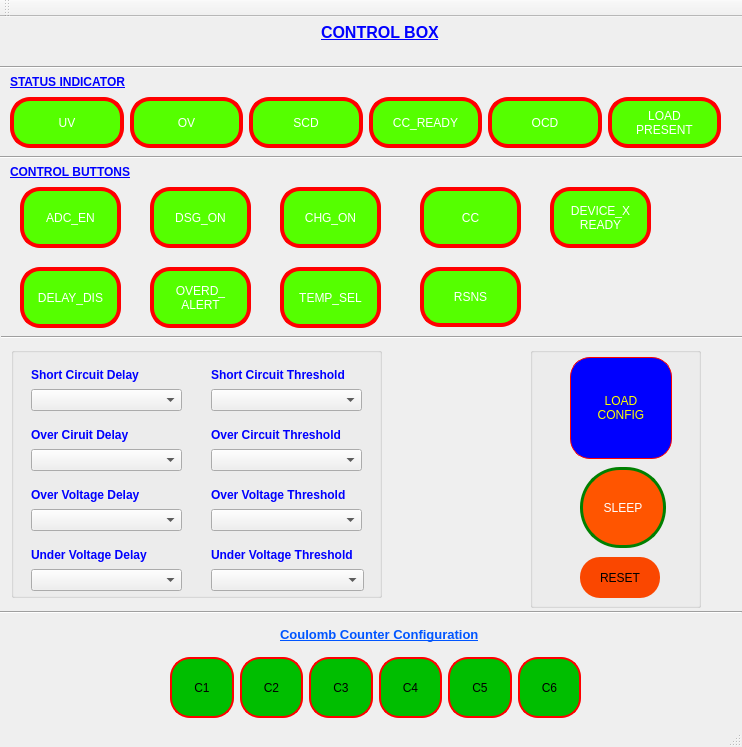
<?xml version="1.0" encoding="UTF-8"?>
<ui version="4.0">
 <class>Contol_window</class>
 <widget class="QMainWindow" name="Contol_window">
  <property name="geometry">
   <rect>
    <x>0</x>
    <y>0</y>
    <width>742</width>
    <height>747</height>
   </rect>
  </property>
  <property name="focusPolicy">
   <enum>Qt::ClickFocus</enum>
  </property>
  <property name="windowTitle">
   <string>MainWindow</string>
  </property>
  <property name="styleSheet">
   <string notr="true"/>
  </property>
  <widget class="QWidget" name="centralwidget">
   <widget class="Line" name="line">
    <property name="geometry">
     <rect>
      <x>-19</x>
      <y>580</y>
      <width>761</width>
      <height>31</height>
     </rect>
    </property>
    <property name="orientation">
     <enum>Qt::Horizontal</enum>
    </property>
   </widget>
   <widget class="QGroupBox" name="groupBox_3">
    <property name="geometry">
     <rect>
      <x>11</x>
      <y>330</y>
      <width>371</width>
      <height>251</height>
     </rect>
    </property>
    <property name="title">
     <string/>
    </property>
    <widget class="QWidget" name="layoutWidget_4">
     <property name="geometry">
      <rect>
       <x>20</x>
       <y>140</y>
       <width>151</width>
       <height>44</height>
      </rect>
     </property>
     <layout class="QVBoxLayout" name="verticalLayout_10">
      <item>
       <widget class="QLabel" name="label_11">
        <property name="text">
         <string>&lt;html&gt;&lt;head/&gt;&lt;body&gt;&lt;p&gt;&lt;span style=&quot; font-size:9pt; font-weight:600; color:#0000ff;&quot;&gt;Over Voltage Delay&lt;/span&gt;&lt;/p&gt;&lt;/body&gt;&lt;/html&gt;</string>
        </property>
       </widget>
      </item>
      <item>
       <widget class="QComboBox" name="OVD_comboBox"/>
      </item>
     </layout>
    </widget>
    <widget class="QWidget" name="layoutWidget_3">
     <property name="geometry">
      <rect>
       <x>200</x>
       <y>80</y>
       <width>151</width>
       <height>44</height>
      </rect>
     </property>
     <layout class="QVBoxLayout" name="verticalLayout_9">
      <item>
       <widget class="QLabel" name="label_10">
        <property name="text">
         <string>&lt;html&gt;&lt;head/&gt;&lt;body&gt;&lt;p&gt;&lt;span style=&quot; font-size:9pt; font-weight:600; color:#0000ff;&quot;&gt;Over Circuit Threshold&lt;/span&gt;&lt;/p&gt;&lt;/body&gt;&lt;/html&gt;</string>
        </property>
       </widget>
      </item>
      <item>
       <widget class="QComboBox" name="OCT_comboBox"/>
      </item>
     </layout>
    </widget>
    <widget class="QWidget" name="layoutWidget_2">
     <property name="geometry">
      <rect>
       <x>20</x>
       <y>80</y>
       <width>151</width>
       <height>44</height>
      </rect>
     </property>
     <layout class="QVBoxLayout" name="verticalLayout_8">
      <item>
       <widget class="QLabel" name="label_9">
        <property name="text">
         <string>&lt;html&gt;&lt;head/&gt;&lt;body&gt;&lt;p&gt;&lt;span style=&quot; font-size:9pt; font-weight:600; color:#0000ff;&quot;&gt;Over Ciruit Delay&lt;/span&gt;&lt;/p&gt;&lt;/body&gt;&lt;/html&gt;</string>
        </property>
       </widget>
      </item>
      <item>
       <widget class="QComboBox" name="OCD_comboBox"/>
      </item>
     </layout>
    </widget>
    <widget class="QWidget" name="layoutWidget_6">
     <property name="geometry">
      <rect>
       <x>20</x>
       <y>200</y>
       <width>151</width>
       <height>44</height>
      </rect>
     </property>
     <layout class="QVBoxLayout" name="verticalLayout_12">
      <item>
       <widget class="QLabel" name="label_13">
        <property name="text">
         <string>&lt;html&gt;&lt;head/&gt;&lt;body&gt;&lt;p&gt;&lt;span style=&quot; font-size:9pt; font-weight:600; color:#0000ff;&quot;&gt;  Under Voltage Delay&lt;/span&gt;&lt;/p&gt;&lt;/body&gt;&lt;/html&gt;</string>
        </property>
       </widget>
      </item>
      <item>
       <widget class="QComboBox" name="UVD_comboBox"/>
      </item>
     </layout>
    </widget>
    <widget class="QWidget" name="layoutWidget_5">
     <property name="geometry">
      <rect>
       <x>200</x>
       <y>140</y>
       <width>151</width>
       <height>44</height>
      </rect>
     </property>
     <layout class="QVBoxLayout" name="verticalLayout_11">
      <item>
       <widget class="QLabel" name="label_12">
        <property name="text">
         <string>&lt;html&gt;&lt;head/&gt;&lt;body&gt;&lt;p&gt;&lt;span style=&quot; font-size:9pt; font-weight:600; color:#0000ff;&quot;&gt;Over Voltage Threshold&lt;/span&gt;&lt;/p&gt;&lt;/body&gt;&lt;/html&gt;</string>
        </property>
       </widget>
      </item>
      <item>
       <widget class="QComboBox" name="OVT_comboBox"/>
      </item>
     </layout>
    </widget>
    <widget class="QWidget" name="layoutWidget_7">
     <property name="geometry">
      <rect>
       <x>200</x>
       <y>200</y>
       <width>153</width>
       <height>44</height>
      </rect>
     </property>
     <layout class="QVBoxLayout" name="verticalLayout_13">
      <item>
       <widget class="QLabel" name="label_14">
        <property name="text">
         <string>&lt;html&gt;&lt;head/&gt;&lt;body&gt;&lt;p&gt;&lt;span style=&quot; font-size:9pt; font-weight:600; color:#0000ff;&quot;&gt;Under Voltage Threshold&lt;/span&gt;&lt;/p&gt;&lt;/body&gt;&lt;/html&gt;</string>
        </property>
       </widget>
      </item>
      <item>
       <widget class="QComboBox" name="UVT_comboBox"/>
      </item>
     </layout>
    </widget>
    <widget class="QWidget" name="layoutWidget">
     <property name="geometry">
      <rect>
       <x>200</x>
       <y>20</y>
       <width>151</width>
       <height>44</height>
      </rect>
     </property>
     <layout class="QVBoxLayout" name="verticalLayout_2">
      <item>
       <widget class="QLabel" name="label_3">
        <property name="text">
         <string>&lt;html&gt;&lt;head/&gt;&lt;body&gt;&lt;p&gt;&lt;span style=&quot; font-size:9pt; font-weight:600; color:#0000ff;&quot;&gt;  Short Circuit Threshold&lt;/span&gt;&lt;/p&gt;&lt;/body&gt;&lt;/html&gt;</string>
        </property>
       </widget>
      </item>
      <item>
       <widget class="QComboBox" name="SCT_comboBox"/>
      </item>
     </layout>
    </widget>
    <widget class="QWidget" name="layoutWidget_8">
     <property name="geometry">
      <rect>
       <x>20</x>
       <y>20</y>
       <width>151</width>
       <height>44</height>
      </rect>
     </property>
     <layout class="QVBoxLayout" name="verticalLayout">
      <item>
       <widget class="QLabel" name="label_2">
        <property name="text">
         <string>&lt;html&gt;&lt;head/&gt;&lt;body&gt;&lt;p&gt;&lt;span style=&quot; font-size:9pt; font-weight:600; color:#0000ff;&quot;&gt;Short Circuit Delay&lt;/span&gt;&lt;/p&gt;&lt;/body&gt;&lt;/html&gt;</string>
        </property>
       </widget>
      </item>
      <item>
       <widget class="QComboBox" name="SCD_comboBox"/>
      </item>
     </layout>
    </widget>
   </widget>
   <widget class="QLabel" name="label">
    <property name="geometry">
     <rect>
      <x>321</x>
      <y>0</y>
      <width>121</width>
      <height>31</height>
     </rect>
    </property>
    <property name="text">
     <string>&lt;html&gt;&lt;head/&gt;&lt;body&gt;&lt;p&gt;&lt;span style=&quot; font-size:12pt; font-weight:600; color:#0000ff;&quot;/&gt;&lt;span style=&quot; font-size:12pt; font-weight:600; text-decoration: underline; color:#0000ff;&quot;&gt;CONTROL BOX&lt;/span&gt;&lt;/p&gt;&lt;/body&gt;&lt;/html&gt;</string>
    </property>
   </widget>
   <widget class="Line" name="line_2">
    <property name="geometry">
     <rect>
      <x>1</x>
      <y>310</y>
      <width>751</width>
      <height>21</height>
     </rect>
    </property>
    <property name="orientation">
     <enum>Qt::Horizontal</enum>
    </property>
   </widget>
   <widget class="QGroupBox" name="groupBox_4">
    <property name="geometry">
     <rect>
      <x>530</x>
      <y>330</y>
      <width>171</width>
      <height>261</height>
     </rect>
    </property>
    <property name="title">
     <string/>
    </property>
    <widget class="QPushButton" name="RESET_pushButton">
     <property name="geometry">
      <rect>
       <x>50</x>
       <y>210</y>
       <width>80</width>
       <height>41</height>
      </rect>
     </property>
     <property name="styleSheet">
      <string notr="true">border-color: orange;
font: 75 11pt &quot;MS Shell Dlg 2&quot;;
border-radius:20px;
background-color: rgb(0, 170, 255);
background-color: rgb(250, 71, 0);</string>
     </property>
     <property name="text">
      <string>RESET</string>
     </property>
    </widget>
    <widget class="QPushButton" name="LOAD_CONFIG_pushButton">
     <property name="geometry">
      <rect>
       <x>40</x>
       <y>10</y>
       <width>102</width>
       <height>102</height>
      </rect>
     </property>
     <property name="styleSheet">
      <string notr="true">color: rgb(255, 255, 0);
font: 75 11pt &quot;MS Shell Dlg 2&quot;;
background-color: blue;
 border-style: solid;
 border-width:1px;
 border-radius:20px;
 border-color: red;
 max-width:400px;
 max-height:400px;
 min-width:20px;
 min-height:20px;
</string>
     </property>
     <property name="text">
      <string>LOAD 
CONFIG</string>
     </property>
    </widget>
    <widget class="QPushButton" name="SLEEP_pushButton">
     <property name="geometry">
      <rect>
       <x>50</x>
       <y>120</y>
       <width>86</width>
       <height>81</height>
      </rect>
     </property>
     <property name="styleSheet">
      <string notr="true">font: 75 11pt &quot;MS Shell Dlg 2&quot; ;
color:rgb(255, 255, 255);
 border-style: solid;
 border-width:3px;
 border-radius:40px;
background-color: rgb(255, 85, 0);
 border-color: green;
 max-width:400px;
 max-height:400px;
 min-width:60px;
 min-height:60px;
</string>
     </property>
     <property name="text">
      <string>SLEEP</string>
     </property>
    </widget>
   </widget>
   <widget class="QLabel" name="label_15">
    <property name="geometry">
     <rect>
      <x>280</x>
      <y>610</y>
      <width>201</width>
      <height>16</height>
     </rect>
    </property>
    <property name="text">
     <string>&lt;html&gt;&lt;head/&gt;&lt;body&gt;&lt;p&gt;&lt;span style=&quot; font-size:10pt; font-weight:600; text-decoration: underline; color:#0055ff;&quot;&gt;Coulomb Counter Configuration&lt;/span&gt;&lt;/p&gt;&lt;/body&gt;&lt;/html&gt;</string>
    </property>
   </widget>
   <widget class="QWidget" name="layoutWidget">
    <property name="geometry">
     <rect>
      <x>170</x>
      <y>640</y>
      <width>411</width>
      <height>61</height>
     </rect>
    </property>
    <layout class="QHBoxLayout" name="horizontalLayout">
     <item>
      <widget class="QPushButton" name="CCC1_pushButton">
       <property name="styleSheet">
        <string notr="true">background-color: rgb(0, 190, 0);
border-style: solid;
 border-width:2px;
 border-radius:20px;
 border-color: red;
 max-width:400px;
 max-height:400px;
 min-width:20px;
 min-height:20px;

alternate-background-color: rgb(0, 170, 0);
</string>
       </property>
       <property name="text">
        <string>C1</string>
       </property>
      </widget>
     </item>
     <item>
      <widget class="QPushButton" name="CCC2_pushButton">
       <property name="styleSheet">
        <string notr="true">background-color: rgb(0, 190, 0);
border-style: solid;
 border-width:2px;
 border-radius:20px;
 border-color: red;
 max-width:400px;
 max-height:400px;
 min-width:20px;
 min-height:20px;

alternate-background-color: rgb(0, 170, 0);
</string>
       </property>
       <property name="text">
        <string>C2</string>
       </property>
      </widget>
     </item>
     <item>
      <widget class="QPushButton" name="CCC3_pushButton">
       <property name="styleSheet">
        <string notr="true">background-color: rgb(0, 190, 0);
border-style: solid;
 border-width:2px;
 border-radius:20px;
 border-color: red;
 max-width:400px;
 max-height:400px;
 min-width:20px;
 min-height:20px;

alternate-background-color: rgb(0, 170, 0);
</string>
       </property>
       <property name="text">
        <string>C3</string>
       </property>
      </widget>
     </item>
     <item>
      <widget class="QPushButton" name="CCC4_pushButton">
       <property name="styleSheet">
        <string notr="true">background-color: rgb(0, 190, 0);
border-style: solid;
 border-width:2px;
 border-radius:20px;
 border-color: red;
 max-width:400px;
 max-height:400px;
 min-width:20px;
 min-height:20px;

alternate-background-color: rgb(0, 170, 0);
</string>
       </property>
       <property name="text">
        <string>C4</string>
       </property>
      </widget>
     </item>
     <item>
      <widget class="QPushButton" name="CCC5_pushButton">
       <property name="styleSheet">
        <string notr="true">background-color: rgb(0, 190, 0);
border-style: solid;
 border-width:2px;
 border-radius:20px;
 border-color: red;
 max-width:400px;
 max-height:400px;
 min-width:20px;
 min-height:20px;

alternate-background-color: rgb(0, 170, 0);
</string>
       </property>
       <property name="text">
        <string>C5</string>
       </property>
      </widget>
     </item>
     <item>
      <widget class="QPushButton" name="CCC6_pushButton">
       <property name="styleSheet">
        <string notr="true">background-color: rgb(0, 190, 0);
border-style: solid;
 border-width:2px;
 border-radius:20px;
 border-color: red;
 max-width:400px;
 max-height:400px;
 min-width:20px;
 min-height:20px;

alternate-background-color: rgb(0, 170, 0);
</string>
       </property>
       <property name="text">
        <string>C6</string>
       </property>
      </widget>
     </item>
    </layout>
   </widget>
   <widget class="Line" name="line_3">
    <property name="geometry">
     <rect>
      <x>0</x>
      <y>40</y>
      <width>751</width>
      <height>21</height>
     </rect>
    </property>
    <property name="orientation">
     <enum>Qt::Horizontal</enum>
    </property>
   </widget>
   <widget class="Line" name="line_4">
    <property name="geometry">
     <rect>
      <x>0</x>
      <y>130</y>
      <width>751</width>
      <height>21</height>
     </rect>
    </property>
    <property name="orientation">
     <enum>Qt::Horizontal</enum>
    </property>
   </widget>
   <widget class="QPushButton" name="ADC_EN_pushButton">
    <property name="geometry">
     <rect>
      <x>20</x>
      <y>170</y>
      <width>101</width>
      <height>61</height>
     </rect>
    </property>
    <property name="styleSheet">
     <string notr="true">color: rgb(255, 255, 255);
font: 75 11pt &quot;MS Shell Dlg 2&quot;;
background-color: rgb(85, 255, 0);
 border-style: solid;
 border-width:4px;
 border-radius:20px;
 border-color: red;
 max-width:400px;
 max-height:400px;
 min-width:20px;
 min-height:20px;
</string>
    </property>
    <property name="text">
     <string>ADC_EN</string>
    </property>
   </widget>
   <widget class="QPushButton" name="DSG_ON_pushButton">
    <property name="geometry">
     <rect>
      <x>150</x>
      <y>170</y>
      <width>101</width>
      <height>61</height>
     </rect>
    </property>
    <property name="styleSheet">
     <string notr="true">color: rgb(255, 255, 255);
font: 75 11pt &quot;MS Shell Dlg 2&quot;;
background-color: rgb(85, 255, 0);
 border-style: solid;
 border-width:4px;
 border-radius:20px;
 border-color: red;
 max-width:400px;
 max-height:400px;
 min-width:20px;
 min-height:20px;
</string>
    </property>
    <property name="text">
     <string>DSG_ON</string>
    </property>
   </widget>
   <widget class="QPushButton" name="CHG_ON_pushButton">
    <property name="geometry">
     <rect>
      <x>280</x>
      <y>170</y>
      <width>101</width>
      <height>61</height>
     </rect>
    </property>
    <property name="styleSheet">
     <string notr="true">color: rgb(255, 255, 255);
font: 75 11pt &quot;MS Shell Dlg 2&quot;;
background-color: rgb(85, 255, 0);
 border-style: solid;
 border-width:4px;
 border-radius:20px;
 border-color: red;
 max-width:400px;
 max-height:400px;
 min-width:20px;
 min-height:20px;
</string>
    </property>
    <property name="text">
     <string>CHG_ON</string>
    </property>
   </widget>
   <widget class="QPushButton" name="CC_pushButton">
    <property name="geometry">
     <rect>
      <x>420</x>
      <y>170</y>
      <width>101</width>
      <height>61</height>
     </rect>
    </property>
    <property name="styleSheet">
     <string notr="true">color: rgb(255, 255, 255);
font: 75 11pt &quot;MS Shell Dlg 2&quot;;
background-color: rgb(85, 255, 0);
 border-style: solid;
 border-width:4px;
 border-radius:20px;
 border-color: red;
 max-width:400px;
 max-height:400px;
 min-width:20px;
 min-height:20px;
</string>
    </property>
    <property name="text">
     <string>CC</string>
    </property>
   </widget>
   <widget class="QPushButton" name="DEVICE_X_READY_pushButton">
    <property name="geometry">
     <rect>
      <x>550</x>
      <y>170</y>
      <width>101</width>
      <height>61</height>
     </rect>
    </property>
    <property name="styleSheet">
     <string notr="true">color: rgb(255, 255, 255);
font: 75 11pt &quot;MS Shell Dlg 2&quot;;
background-color: rgb(85, 255, 0);
 border-style: solid;
 border-width:4px;
 border-radius:20px;
 border-color: red;
 max-width:400px;
 max-height:400px;
 min-width:20px;
 min-height:20px;
</string>
    </property>
    <property name="text">
     <string>DEVICE_X
READY</string>
    </property>
   </widget>
   <widget class="QPushButton" name="DELAY_DIS_pushButton">
    <property name="geometry">
     <rect>
      <x>20</x>
      <y>250</y>
      <width>101</width>
      <height>61</height>
     </rect>
    </property>
    <property name="styleSheet">
     <string notr="true">color: rgb(255, 255, 255);
font: 75 11pt &quot;MS Shell Dlg 2&quot;;
background-color: rgb(85, 255, 0);
 border-style: solid;
 border-width:4px;
 border-radius:20px;
 border-color: red;
 max-width:400px;
 max-height:400px;
 min-width:20px;
 min-height:20px;
</string>
    </property>
    <property name="text">
     <string>DELAY_DIS</string>
    </property>
   </widget>
   <widget class="QPushButton" name="OVERD_ALERT_pushButton">
    <property name="geometry">
     <rect>
      <x>150</x>
      <y>250</y>
      <width>101</width>
      <height>61</height>
     </rect>
    </property>
    <property name="styleSheet">
     <string notr="true">color: rgb(255, 255, 255);
font: 75 11pt &quot;MS Shell Dlg 2&quot;;
background-color: rgb(85, 255, 0);
 border-style: solid;
 border-width:4px;
 border-radius:20px;
 border-color: red;
 max-width:400px;
 max-height:400px;
 min-width:20px;
 min-height:20px;
</string>
    </property>
    <property name="text">
     <string>OVERD_
ALERT</string>
    </property>
   </widget>
   <widget class="QPushButton" name="TEMP_SEL_pushButton">
    <property name="geometry">
     <rect>
      <x>280</x>
      <y>250</y>
      <width>101</width>
      <height>61</height>
     </rect>
    </property>
    <property name="styleSheet">
     <string notr="true">color: rgb(255, 255, 255);
font: 75 11pt &quot;MS Shell Dlg 2&quot;;
background-color: rgb(85, 255, 0);
 border-style: solid;
 border-width:4px;
 border-radius:20px;
 border-color: red;
 max-width:400px;
 max-height:400px;
 min-width:20px;
 min-height:20px;
</string>
    </property>
    <property name="text">
     <string>TEMP_SEL</string>
    </property>
   </widget>
   <widget class="QPushButton" name="RSNS_pushButton">
    <property name="geometry">
     <rect>
      <x>420</x>
      <y>250</y>
      <width>101</width>
      <height>60</height>
     </rect>
    </property>
    <property name="styleSheet">
     <string notr="true">color: rgb(255, 255, 255);
font: 75 11pt &quot;MS Shell Dlg 2&quot;;
background-color: rgb(85, 255, 0);
 border-style: solid;
 border-width:4px;
 border-radius:20px;
 border-color: red;
 max-width:400px;
 max-height:400px;
 min-width:20px;
 min-height:20px;
</string>
    </property>
    <property name="text">
     <string>RSNS</string>
    </property>
   </widget>
   <widget class="QLabel" name="label_4">
    <property name="geometry">
     <rect>
      <x>10</x>
      <y>50</y>
      <width>171</width>
      <height>31</height>
     </rect>
    </property>
    <property name="text">
     <string>&lt;html&gt;&lt;head/&gt;&lt;body&gt;&lt;p&gt;&lt;span style=&quot; font-size:9pt; font-weight:600; text-decoration: underline; color:#0000ff;&quot;&gt;STATUS INDICATOR&lt;/span&gt;&lt;/p&gt;&lt;/body&gt;&lt;/html&gt;</string>
    </property>
   </widget>
   <widget class="QLabel" name="label_5">
    <property name="geometry">
     <rect>
      <x>10</x>
      <y>140</y>
      <width>121</width>
      <height>31</height>
     </rect>
    </property>
    <property name="text">
     <string>&lt;html&gt;&lt;head/&gt;&lt;body&gt;&lt;p&gt;&lt;span style=&quot; font-size:9pt; font-weight:600; text-decoration: underline; color:#0000ff;&quot;&gt;CONTROL BUTTONS&lt;/span&gt;&lt;/p&gt;&lt;/body&gt;&lt;/html&gt;</string>
    </property>
   </widget>
   <widget class="QWidget" name="layoutWidget">
    <property name="geometry">
     <rect>
      <x>10</x>
      <y>80</y>
      <width>711</width>
      <height>51</height>
     </rect>
    </property>
    <layout class="QHBoxLayout" name="horizontalLayout_2">
     <item>
      <widget class="QPushButton" name="UV_pushButton">
       <property name="styleSheet">
        <string notr="true">color: rgb(255, 255, 255);
font: 75 11pt &quot;MS Shell Dlg 2&quot;;
background-color: rgb(85, 255, 0);
 border-style: solid;
 border-width:4px;
 border-radius:20px;
 border-color: red;
 max-width:400px;
 max-height:400px;
 min-width:20px;
 min-height:20px;
</string>
       </property>
       <property name="text">
        <string>UV</string>
       </property>
      </widget>
     </item>
     <item>
      <widget class="QPushButton" name="OV_Button">
       <property name="styleSheet">
        <string notr="true">color: rgb(255, 255, 255);
font: 75 12pt &quot;Tahoma&quot;;

background-color: rgb(85, 255, 0);
 border-style: solid;
 border-width:4px;
 border-radius:20px;
 border-color: red;
 max-width:400px;
 max-height:400px;
 min-width:20px;
 min-height:20px;
</string>
       </property>
       <property name="text">
        <string>OV</string>
       </property>
      </widget>
     </item>
     <item>
      <widget class="QPushButton" name="SCD_pushButton">
       <property name="styleSheet">
        <string notr="true">color: rgb(255, 255, 255);
font: 75 11pt &quot;MS Shell Dlg 2&quot;;
background-color: rgb(85, 255, 0);
 border-style: solid;
 border-width:4px;
 border-radius:20px;
 border-color: red;
 max-width:400px;
 max-height:400px;
 min-width:20px;
 min-height:20px;
</string>
       </property>
       <property name="text">
        <string>SCD</string>
       </property>
      </widget>
     </item>
     <item>
      <widget class="QPushButton" name="CC_READY_pushButton">
       <property name="styleSheet">
        <string notr="true">color: rgb(255, 255, 255);
font: 75 11pt &quot;MS Shell Dlg 2&quot;;
background-color: rgb(85, 255, 0);
 border-style: solid;
 border-width:4px;
 border-radius:20px;
 border-color: red;
 max-width:400px;
 max-height:400px;
 min-width:20px;
 min-height:20px;
</string>
       </property>
       <property name="text">
        <string>CC_READY</string>
       </property>
      </widget>
     </item>
     <item>
      <widget class="QPushButton" name="OCD_pushButton">
       <property name="styleSheet">
        <string notr="true">color: rgb(255, 255, 255);
font: 75 11pt &quot;MS Shell Dlg 2&quot;;
background-color: rgb(85, 255, 0);
 border-style: solid;
 border-width:4px;
 border-radius:20px;
 border-color: red;
 max-width:400px;
 max-height:400px;
 min-width:20px;
 min-height:20px;
</string>
       </property>
       <property name="text">
        <string>OCD</string>
       </property>
      </widget>
     </item>
     <item>
      <widget class="QPushButton" name="LOAD_PRESENT_pushButton">
       <property name="styleSheet">
        <string notr="true">color: rgb(255, 255, 255);
font: 75 11pt &quot;MS Shell Dlg 2&quot;;
background-color: rgb(85, 255, 0);
 border-style: solid;
 border-width:4px;
 border-radius:20px;
 border-color: red;
 max-width:400px;
 max-height:400px;
 min-width:20px;
 min-height:20px;
</string>
       </property>
       <property name="text">
        <string>LOAD
PRESENT</string>
       </property>
      </widget>
     </item>
    </layout>
   </widget>
   <zorder>layoutWidget</zorder>
   <zorder>layoutWidget</zorder>
   <zorder>line</zorder>
   <zorder>groupBox_3</zorder>
   <zorder>label</zorder>
   <zorder>line_2</zorder>
   <zorder>groupBox_4</zorder>
   <zorder>label_15</zorder>
   <zorder>line_3</zorder>
   <zorder>line_4</zorder>
   <zorder>ADC_EN_pushButton</zorder>
   <zorder>DSG_ON_pushButton</zorder>
   <zorder>CHG_ON_pushButton</zorder>
   <zorder>CC_pushButton</zorder>
   <zorder>DEVICE_X_READY_pushButton</zorder>
   <zorder>DELAY_DIS_pushButton</zorder>
   <zorder>OVERD_ALERT_pushButton</zorder>
   <zorder>TEMP_SEL_pushButton</zorder>
   <zorder>RSNS_pushButton</zorder>
   <zorder>label_4</zorder>
   <zorder>label_5</zorder>
  </widget>
  <widget class="QMenuBar" name="menubar">
   <property name="geometry">
    <rect>
     <x>0</x>
     <y>0</y>
     <width>742</width>
     <height>15</height>
    </rect>
   </property>
  </widget>
  <widget class="QStatusBar" name="statusbar"/>
  <widget class="QToolBar" name="toolBar">
   <property name="windowTitle">
    <string>toolBar</string>
   </property>
   <attribute name="toolBarArea">
    <enum>TopToolBarArea</enum>
   </attribute>
   <attribute name="toolBarBreak">
    <bool>false</bool>
   </attribute>
  </widget>
 </widget>
 <resources/>
 <connections/>
</ui>
